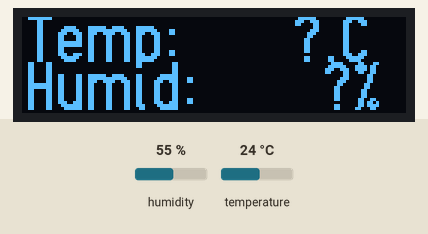
A sketch run on a simulated Arduino Uno, built with avr-gcc and run on an emulated ATmega328P. Shown: 128×32 one-colour display. The inputs (shaded band) are chosen by the test bench; at power-on: humidity 55 %, temperature 24 °C. What the sketch prints to the serial monitor is not drawn.

Above: at 0.2 s.

The sketch:

HTU21DF_2_Oled_ESP32_dev.ino
```cpp
#include "OledLib.h"  // Oled LCD 12832
#include "HTU21DLib.h"  // 溫溼度專用模組

void initALL() ; //系統硬體/軟體初始化


void setup()
{
    initALL() ; //系統硬體/軟體初始化

   _clearBuffer();   //清除之前畫圖等記憶體
   _setFont(u8g2_font_logisoso16_tf);  //設定字形

}

void loop()
{

    float temp = ReadTemperature(); //讀取HTU21D 溫溼度感測器之溫度
    float rel_hum = ReadHumidity(); //讀取HTU21D 溫溼度感測器之溼度
    Serial.print("Temp: ");               //印出 "Temp: "
    Serial.print(temp);                   //印出 temp變數內容
    Serial.print(" C");                   //印出 " C"
    Serial.print("\t\t");                 //印出 "\t\t"
    Serial.print("Humidity: ");           //印出 "Humidity: "
    Serial.print(rel_hum);                //印出 rel_hum變數內容
    Serial.println(" \%");                //印出 " \%"
    _clearOled(); //清除螢幕
    printTemperatureonOled(temp) ;  //列印溫度到Oled 12832顯示模組
    printHumidityonOled(rel_hum) ;   //列印濕度到Oled 12832顯示模組
    _updateBuffer();    //更新圖型記憶體內容到畫面
    delay(2000);      //延遲2秒鐘
}

void initALL()  //系統硬體/軟體初始化
{
    Serial.begin(9600);   //通訊控制埠 初始化，並設為9600 bps
    Serial.println("System Start"); //印出 "System Start"
    initHTU21D();   //啟動HTU21D 溫溼度感測器
    initOLED();   //啟動OLED 12832顯示模組
}
```

HTU21DLib.h
```cpp
#include <Wire.h>   //I2C 基礎通訊函式庫
#include "Adafruit_HTU21DF.h"   // HTU21D 溫溼度感測器美國adafruit原廠函式庫

// Connect Vin to 3-5VDC
// Connect GND to ground
// Connect SCL to I2C clock pin (A5 on UNO)
// Connect SDA to I2C data pin (A4 on UNO)
char tmpvalue[100] ;
Adafruit_HTU21DF htu = Adafruit_HTU21DF();  //產生HTU21D 溫溼度感測器運作物件
 //產生HTU21D 溫溼度感測器運作物件
void initHTU21D();   //啟動HTU21D 溫溼度感測器
float ReadTemperature() ;//讀取HTU21D 溫溼度感測器之溫度
float ReadHumidity() ; //讀取HTU21D 溫溼度感測器之溼度
void printTemperatureonOled(float t) ; //讀取HTU21D 溫溼度感測器之溫度
void printHumidityonOled(float h) ;//讀取HTU21D 溫溼度感測器之溫度

// ------------------
void initHTU21D()   //啟動HTU21D 溫溼度感測器
{
    if (!htu.begin())   //如果 HTU21D 溫溼度感測器沒有啟動成功
    {
      Serial.println("Couldn't find sensor!");    //印出 "Couldn't find sensor!"
      //找不到 HTU21D 溫溼度感測器
      while (1);  //永遠死在這
    }
}

float ReadTemperature() //讀取HTU21D 溫溼度感測器之溫度
{
    return htu.readTemperature();   //回傳溫溼度感測器之溫度
}
float ReadHumidity() //讀取HTU21D 溫溼度感測器之溼度
{
    return htu.readHumidity();  //回傳溫溼度感測器之溼度
}

void printTemperatureonOled(float t) //讀取HTU21D 溫溼度感測器之溫度
{
      sprintf(tmpvalue,"%5.1f",t) ;   //格式化列印
      Serial.print("Data:");
      Serial.print(tmpvalue);
      Serial.print("\n");

      _TPrint(1,15,"Temp:");
      _TPrint(50,15,tmpvalue);
      _TPrint(100,15,".C");
}

void printHumidityonOled(float h) //讀取HTU21D 溫溼度感測器之溫度
{

      sprintf(tmpvalue,"%5.1f",h) ;
      Serial.print("Data:");
      Serial.print(tmpvalue);
      Serial.print("\n");

      _TPrint(1,31,"Humid:");
      _TPrint(60,31,tmpvalue);
      _TPrint(110,31,"%");
}
```

OledLib.h
```cpp
#include <Arduino.h>
#include <U8g2lib.h>    //Oled 128_16/32/64/96/128最底層函式庫
#include <SPI.h>    // SPI 最底層函式庫
#include <Wire.h>   //I2C最底層函式庫
//https://www.arduinolibraries.info/libraries/u8g2
//--------------------
void _update();   //更新螢幕
void _updateBuffer();   //更新圖型記憶體內容到畫面
void _setI2CAddress(int adr);   //設定螢幕的I2C 位址
void _initDisplay();   //begin()起始螢幕必用函數
void initOLED();   //啟動OLED  顯示器
void _setCursor(int x, int y);   //設定目前游標
void _setDrawColor(int color);   //設定目前顏色
int _getWidth();   //取得螢幕寬度
int _getHeight();  //取得螢幕高度
int _getMaxCharWidth();  //取得目前字形最大寬度
int _getMaxCharHeight(); //取得目前字形最大高度
int _getCharWidth(); //取得目前字形寬度
int _getUTF8Width(); //取得目前UTF8寬度
void _clearDisplay();  //清除畫面
void _setContrast(int t);    //設定對比
void _clearOled(); //清除螢幕
void _clearBuffer();   //清除之前畫圖等記憶體
void _Box(int x, int y, int w,int h);  //畫方形
void _Circle(int x, int y, int r);   //畫圓形
void _Ellipse(int x, int y, int rx,int ry);    //畫橢圓形
void _FilledEllipse(int x, int y, int rx,int ry);    //畫填色橢圓形
void _Triangle(int x1, int y1, int x2, int y2,int x3, int y3);   //畫三角形
void _HLine(int x, int y, int l);  //畫水平線
void _VLine(int x, int y, int l);    //畫垂直線
void _Line(int x1, int y1, int x2, int y2);    //畫線
void _Point(int x, int y);   //畫點
void _setFont(const uint8_t *font_8x8);    //設定字形
void _setFontDirection(int dir);     //設定字形方向
void _setFontMode(int is_transparent);   //設定字形透明度
void _TPrint(int x, int y,  const char *ss);   // 指定位置輸出文字
void _TextPrint(int x, int y,  const char *ss, const uint8_t *font_8x8);   // 指定位置輸出文字
void _UTF8Print(int x, int y,  const char *ss, const uint8_t *font_8x8);   // 指定位置輸出UTF8文字
void _Print(const char *ss);   // 不指定位置輸出文字
//--------------
// all font document ref URL:https://github.com/olikraus/u8g2/wiki/u8g2reference
U8G2_SSD1306_128X32_UNIVISION_F_HW_I2C u8g2(U8G2_R0);   //設定本次使用12832解析度的顯示器
void _update()
{
  u8g2.updateDisplay();
}
void _updateBuffer()
{
  u8g2.sendBuffer();
}
void _setI2CAddress(int adr)
{
  u8g2.setI2CAddress(adr);
}
void _initDisplay()
{
  u8g2.initDisplay();
}
void initOLED()   //啟動OLED  顯示器
{
    if (!u8g2.begin())   //如果 OLED  顯示器沒有啟動成功
    {
      Serial.println("Couldn't find OLED!");    //印出 "Couldn't find sensor!"
      //找不到 OLED  顯示器
      while (1);  //永遠死在這
    }
     Serial.println("init OLED successful!");
   // _initDisplay() ;
}
void _setCursor(int x, int y)
{
   u8g2.setCursor(x,y);
}
void _setDrawColor(int color)
{
/*
Font Mode  Draw Color  Glyph Foreground Color  Glyph Background Color
0: solid  0 0 1
0: solid  1 1 0
0: solid  2 XOR 0
1: transparent  0 0 -
1: transparent  1 1 -
1: transparent  2 XOR -
 */

   u8g2.setDrawColor(color);
}

int _getWidth()
{
   return u8g2.getDisplayWidth();
}
int _getHeight()
{
   return u8g2.getDisplayHeight();
}
int _getMaxCharWidth()
{
   return u8g2.getMaxCharWidth();
}
int _getMaxCharHeight()
{
   return u8g2.getMaxCharHeight();
}
int _getCharWidth()
{
   return u8g2.getStrWidth(" ");
}

int _getUTF8Width()
{
   return u8g2.getUTF8Width(" ");
}
void _clearDisplay()
{
  u8g2.clearDisplay();
  u8g2.sendBuffer();         // transfer internal memory to the display
}
void _setContrast(int t)
{

  u8g2.setContrast(t);         // transfer internal memory to the display
}
void _clearOled()
{
  u8g2.clear();
  u8g2.sendBuffer();         // transfer internal memory to the display
}

void _clearBuffer()
{
  u8g2.clearBuffer();
  u8g2.sendBuffer();  // Use sendBuffer to transfer the cleared frame buffer to the display.
 }

/*
void drawBitMap(int x, int y, int cnt,int h, static unsigned char bitmap)
{

//   x: X-position (left position of the bitmap).
//  y: Y-position (upper position of the bitmap).
//  cnt: Number of bytes of the bitmap in horizontal direction. The width of the bitmap is cnt*8.
//  h: Height of the bitmap.
//  bitmap: Pointer to the start of the bitmap.

  u8g2.drawBox(x,y,cnt,h,bitmap);
 }
*/
void _Box(int x, int y, int w,int h)
{
  /*
   x: X-position (left position of the bitmap).
  y: Y-position (upper position of the bitmap).
  w: width of the bitmap.
  h: Height of the bitmap.
.
   */
  u8g2.drawBox(x,y,w,h);
 }
void _Circle(int x, int y, int r)
{
  /*
   x: X-position (left position of the bitmap).
  y: Y-position (upper position of the bitmap).
u8g2 : Pointer to the u8g2 structure (C interface only).
x0, y0: Position of the center of the circle.
rad: Defines the size of the circle: Radus = rad.
opt: Selects some or all sections of the circle.
    U8G2_DRAW_UPPER_RIGHT
    U8G2_DRAW_UPPER_LEFT
    U8G2_DRAW_LOWER_LEFT
    U8G2_DRAW_LOWER_RIGHT
    U8G2_DRAW_ALL
.
   */
  u8g2.drawCircle(x,y,r,U8G2_DRAW_ALL);
 }

void _Ellipse(int x, int y, int rx,int ry)
{
  /*
   x: X-position (left position of the bitmap).
  y: Y-position (upper position of the bitmap).
u8g2 : Pointer to the u8g2 structure (C interface only).
x0, y0: Position of the center of the filled circle.
rx, ry: Defines the size of the ellipse.
opt: Selects some or all sections of the circle.
    U8G2_DRAW_UPPER_RIGHT
    U8G2_DRAW_UPPER_LEFT
    U8G2_DRAW_LOWER_LEFT
    U8G2_DRAW_LOWER_RIGHT
    U8G2_DRAW_ALL
.
   */
  u8g2.drawEllipse(x,y,rx,ry,U8G2_DRAW_ALL);
 }

void _FilledEllipse(int x, int y, int rx,int ry)
{
  /*
   x: X-position (left position of the bitmap).
  y: Y-position (upper position of the bitmap).
u8g2 : Pointer to the u8g2 structure (C interface only).
x0, y0: Position of the center of the filled circle.
rx, ry: Defines the size of the ellipse.
opt: Selects some or all sections of the circle.
    U8G2_DRAW_UPPER_RIGHT
    U8G2_DRAW_UPPER_LEFT
    U8G2_DRAW_LOWER_LEFT
    U8G2_DRAW_LOWER_RIGHT
    U8G2_DRAW_ALL
.
   */
  u8g2.drawFilledEllipse(x,y,rx,ry,U8G2_DRAW_ALL);
}
void _Triangle(int x1, int y1, int x2, int y2,int x3, int y3)
{
  /*
   x: X-position (left position of the bitmap).
  y: Y-position (upper position of the bitmap).

   */
  u8g2.drawTriangle(x1,y1,x2,y2,x3,y3);
 }
void _HLine(int x, int y, int l)
{
  /*
   x: X-position (left position of the bitmap).
  y: Y-position (upper position of the bitmap).

   */
  u8g2.drawHLine(x,y,l);
 }
void _VLine(int x, int y, int l)
{
  /*
   x: X-position (left position of the bitmap).
  y: Y-position (upper position of the bitmap).
  l:ength of the vertical line.
   */
  u8g2.drawVLine(x,y,l);
 }
void _Line(int x1, int y1, int x2, int y2)
{
  /*
u8g2 : Pointer to the u8g2 structure (C interface only).
x0: X-position of the first point.
y0: Y-position of the first point.
x1: X-position of the second point.
y1: Y-position of the second point.

   */
  u8g2.drawLine(x1,y1,x2,y2);
 }

void _Point(int x, int y)
{
  /*
u8g2 : Pointer to the u8g2 structure (C interface only).
x0: X-position of the first point.
y0: Y-position of the first point.
x1: X-position of the second point.
y1: Y-position of the second point.

   */
  u8g2.drawPixel(x,y);
 }
void _setFont(const uint8_t *font_8x8)
{
   u8g2.setFont(font_8x8);
}
void _setFontDirection(int dir)
{
  /*
Description: The arguments defines the drawing direction of all strings or glyphs.
Argument  String Rotation Description
0 0 degree  Left to right
1 90 degree Top to down
2 180 degree  Right to left
3 270 degree  Down to top   */
   u8g2.setFontDirection(dir);
}
void _setFontMode(int is_transparent)
{
  //is_transparent: Enable (1) or disable (0) transparent mode.
   u8g2.setFontMode(is_transparent);
}

void _TPrint(int x, int y,  const char *ss)
{
  /*
u8g2 : Pointer to the u8g2 structure (C interface only).
x0: X-position of the first point.
y0: Y-position of the first point.
x1: X-position of the second point.
y1: Y-position of the second point.

   */
  u8g2.drawStr(x,y,ss);
 }

void _TextPrint(int x, int y,  const char *ss, const uint8_t *font_8x8)
{
  /*
u8g2 : Pointer to the u8g2 structure (C interface only).
x0: X-position of the first point.
y0: Y-position of the first point.
x1: X-position of the second point.
y1: Y-position of the second point.

   */
   u8g2.setFont(font_8x8);
  u8g2.drawStr(x,y,ss);
 }
void _UTF8Print(int x, int y,  const char *ss, const uint8_t *font_8x8)
{
  /*
u8g2 : Pointer to the u8g2 structure (C interface only).
x0: X-position of the first point.
y0: Y-position of the first point.
x1: X-position of the second point.
y1: Y-position of the second point.
ss: UTF-8 encoded text.
   */
   u8g2.setFont(font_8x8);
  u8g2.drawStr(x,y,ss);
 }

void _Print(const char *ss)
{
  /*

ss: UTF-8 encoded text.
   */

  u8g2.print(ss);
 }
```

Measured:
- what the display in image 0 shows lasts 2.0 s, from 0.2 s to 2.2 s
